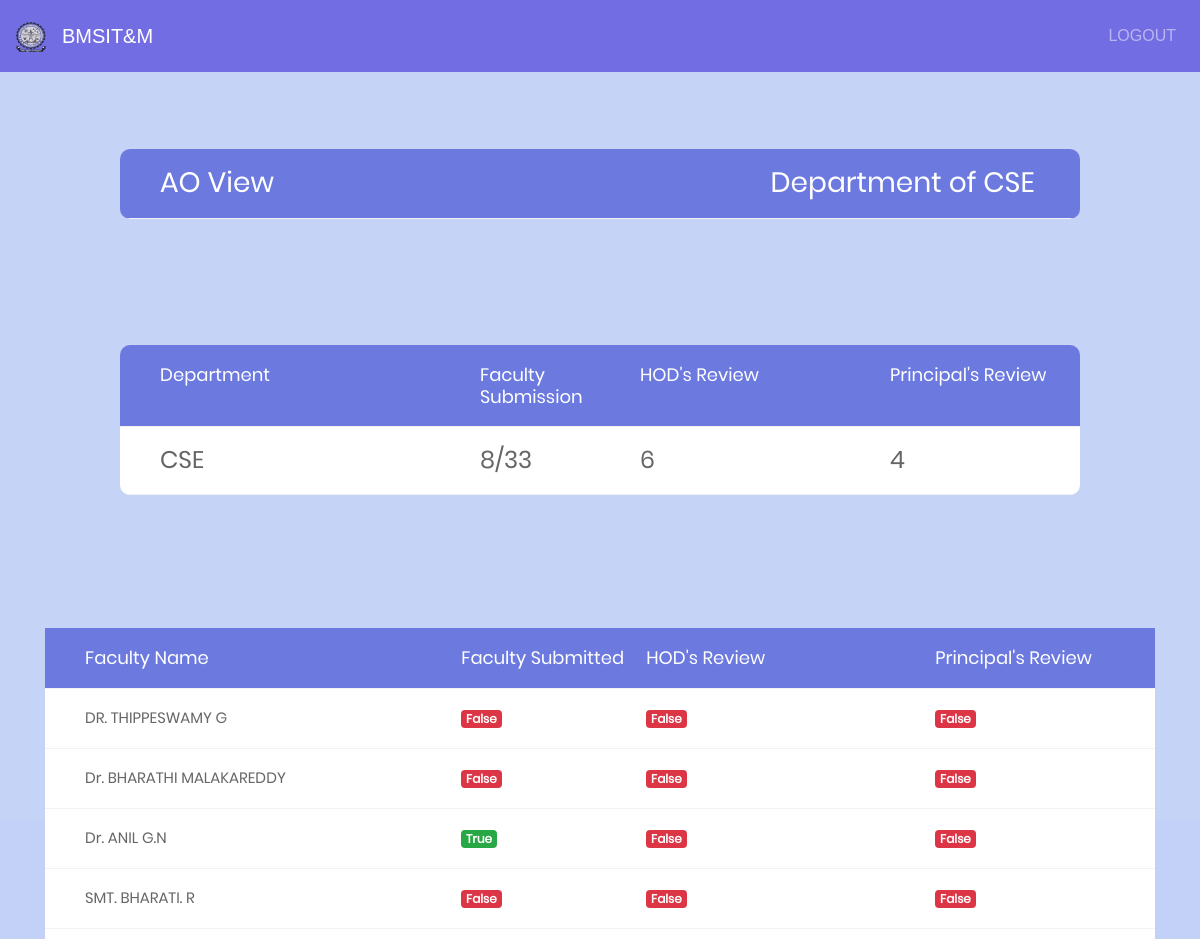
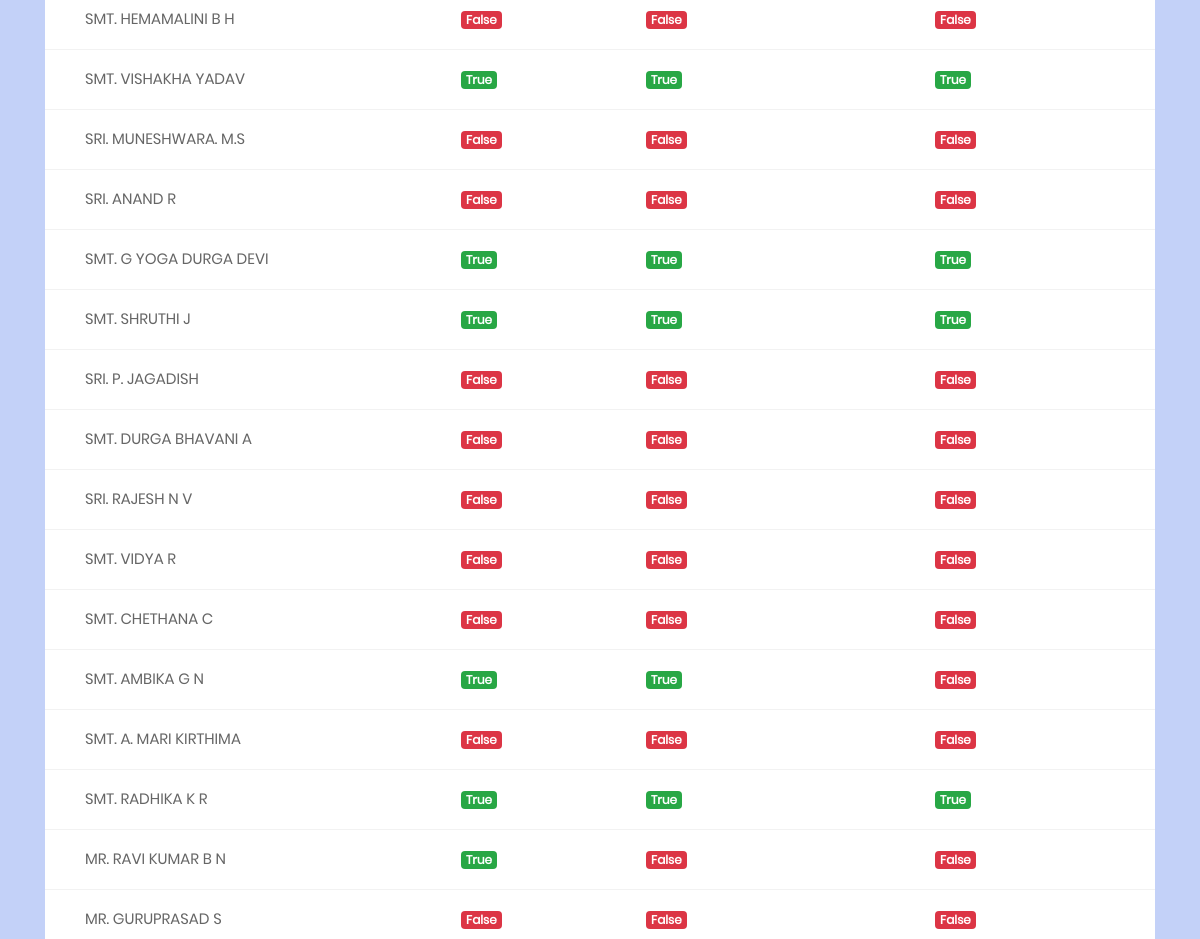
Before: /ao_display/CSE (signed in, upper part) with the older database file (2 pictures, top to bottom).
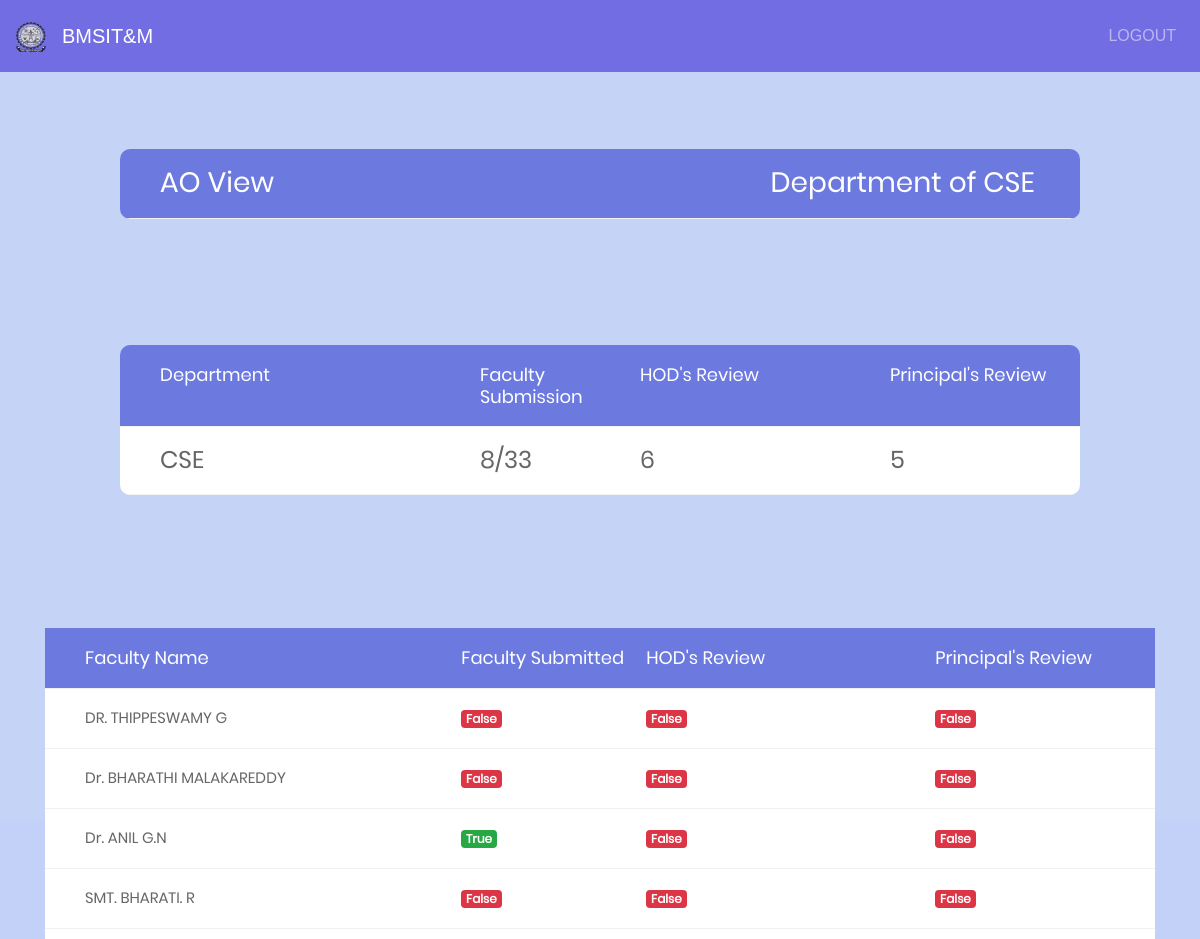
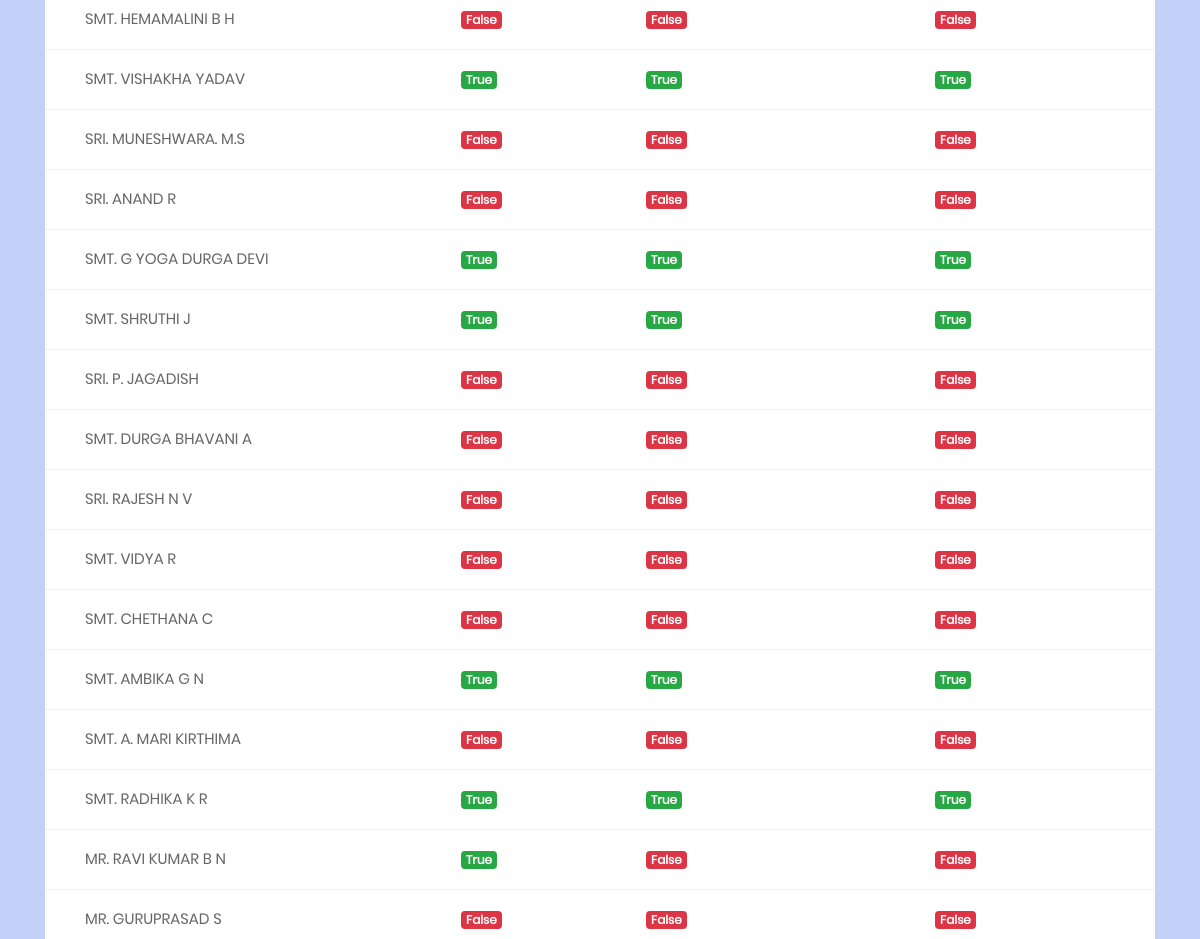
After: the same page with the newer database file (2 pictures, top to bottom).
### facform1/models.py (models this page shows, shortened)
class User(AbstractUser):
	phone = models.BigIntegerField(null=True)
	department = models.ForeignKey('Department', on_delete=models.CASCADE,null=True)
	designation = models.ForeignKey('Designation', on_delete=models.CASCADE,null=True)
	teach_status = models.BooleanField(default=False)
	hod_status = models.BooleanField(default=False)
	principal_status = models.BooleanField(default=False)
	doc_link = models.CharField(max_length=2000, blank=True, null=True)
	info = models.CharField(max_length=20, blank=True, null=True)
	def is_ao(self):
		faculty = Designation.objects.get(name="AO")
		faculty1 = str(faculty)
		faculty2 = str(self.designation.name)
		if faculty1 == faculty2:
			return True
		return False

### facform1/views.py (the view)
# urls.py: url(r'^ao_display/(?P<dept>[\w\-]+)$', views.ao_display,name="ao_display"),
@login_required
def ao_display(request,dept):
	if request.user.is_ao():
		print(dept)
		a = "assistant"
		b = "associate"
		c = "professor"
		d = "hod"
		above = remarks2.objects.filter(total_marks__gte = 60).filter(department__name=dept).filter(info__designation__pk=11)
		above1 = remarks2.objects.filter(total_marks__gte = 60).filter(department__name=dept).filter(info__designation__pk=9)
		above2 = remarks2.objects.filter(total_marks__gte = 60).filter(department__name=dept).filter(info__designation__pk=10)
		above3 = remarks2.objects.filter(total_marks__gte = 60).filter(department__name=dept).filter(info__designation__pk=8)
		above4 = list(chain(above1,above2))
		below = remarks2.objects.filter(total_marks__lt = 60).filter(department__name=dept).filter(info__designation__pk=11)
		below1 = remarks2.objects.filter(total_marks__lt = 60).filter(department__name=dept).filter(info__designation__pk=9)
		below2 = remarks2.objects.filter(total_marks__lt = 60).filter(department__name=dept).filter(info__designation__pk=10)
		below3 = remarks2.objects.filter(total_marks__lt = 60).filter(department__name=dept).filter(info__designation__pk=8)
		below4 = list(chain(below1,below2))
		general = User.objects.filter(department__name=dept)
		tt = general.count()
		principal_completed = (User.objects.filter(department__name=dept).filter(principal_status=True)).count()
		hod_completed  = (User.objects.filter(department__name=dept).filter(hod_status=True)).count()
		teach_completed  = (User.objects.filter(department__name=dept).filter(teach_status=True)).count()
		dept = {'dept':dept,'above':above,'above1':above4,'above3':above3,'below':below,'below1':below4,'below3':below3,'general':general,'p':principal_completed,'h':hod_completed,'t':teach_completed,'total':tt}
		return render(request,'ao_display.html',context=dept)
	else:
		return HttpResponseRedirect('/invalid')

### facform1/models.py (called while the page is built)
	def __str__(self):
		return self.name

### templates/ao_display.html (shortened to what this page needs)
<!DOCTYPE html>
{% load staticfiles %}
<html lang="en">
<head>
	<link rel="stylesheet" type="text/css" href="{% static "vendor/bootstrap/css/bootstrap.min.css" %}">
	<link rel="stylesheet" type="text/css" href="{% static "fonts/font-awesome-4.7.0/css/font-awesome.min.css" %}">
	<link rel="stylesheet" type="text/css" href="{% static "vendor/animate/animate.css" %}">
	<link rel="stylesheet" type="text/css" href="{% static "vendor/select2/select2.min.css" %}">
	<link rel="stylesheet" type="text/css" href="{% static "vendor/perfect-scrollbar/perfect-scrollbar.css" %}">
	<link rel="stylesheet" type="text/css" href="{% static "css/util.css" %}">
	<link rel="stylesheet" type="text/css" href="{% static "css/main1.css" %}">
</head>
<body style="background:#c3d1f8">
	<nav class="navbar navbar-expand-lg navbar-dark fixed-top" style="background-color: #736de3;">
	  <a class="navbar-brand" href="#">
	  <img src="{% static "image/bms.logo.png" %}" width="30" height="30" alt="">
	</a>
	<a class="navbar-brand" href="#">BMSIT&M</a>
	<span class="navbar-text">
		<ul class="navbar-nav mr-auto">
		<li class="nav-item">
					<a class="nav-link" href="/">LOGOUT</a>
			</li>
		</ul>
	    </span>
	</nav>
	<div style="margin-top:-18%;">
		<div class="container-table100">
			<div class="wrap-table100">
					<div class="table">
						<div class="row header">
							<div class="cell">
								<h3>AO View</h3>
							</div>
							<div class="cell">
								<h3>Department of {{dept}}</h3>
							</div>
						</div>
					</div>
						</div>
							</div>
						</div>
	<div style="margin-top:-47%;" class="limiter">
		<div class="container-table100">
			<div class="wrap-table100">
					<div class="table">
						<div class="row header">
							<div class="cell">
								Department
							</div>
							<div class="cell">
								Faculty Submission
							</div>
							<div class="cell">
								HOD's Review
							</div>
							<div class="cell">
								Principal's Review
							</div>
						</div>
	           <div class="row">
							<div class="cell" data-title="Department">
              <h4>{{ dept }}</h4>
							</div>
							<div class="cell" data-title="Department">
								<h4>{{ t }}/{{ total }}</h4>
							</div>
							<div class="cell" data-title="Department">
								<h4>{{ h }}</h4>
							</div>
							<div class="cell" data-title="Department">
								<h4>{{ p }}</h4>
							</div>
						</div>
					</div>
			</div>
		</div>
	</div>
	<div style="margin-top:-16%;" class="limiter">
		<div class="container">
			<div class="wrap-table180">
					<div class="table">
						<div class="row header">
							<div class="cell">
								Faculty Name
							</div>
							<div class="cell">
								Faculty Submitted
							</div>
							<div class="cell">
								HOD's Review
							</div>
							<div class="cell">
								Principal's Review
							</div>
						</div>
						{% for x in general %}
						<div class="row">
							<div class="cell" data-title="Faculty Name">
								{{x.first_name}}
						 </div>
							<div class="cell" data-title="f-s">
									{% if x.teach_status %}
									<h6><span class="badge badge-success">{{x.teach_status}}</span></h6>
									{% else %}
									<h6><span class="badge badge-danger">{{x.teach_status}}</span></h6>
									{% endif %}
							</div>
							<div class="cell" data-title="h-s">
								{% if x.hod_status %}
								<h6><span class="badge badge-success">{{x.hod_status}}</span></h6>
								{% else %}
								<h6><span class="badge badge-danger">{{x.hod_status}}</span></h6>
								{% endif %}
							</div>
							<div class="cell" data-title="p-s">
								{% if x.principal_status %}
								<h6><span class="badge badge-success">{{x.principal_status}}</span></h6>
								{% else %}
								<h6><span class="badge badge-danger">{{x.principal_status}}</span></h6>
								{% endif %}
							</div>
						</div>
						{% endfor %}
					</div>
			</div>
		</div>
	</div>
</body>
</html>

Changed rows visible on the page:
changed User "SMT. AMBIKA G N": principal_status "False" → "True"
Other visible differences:
{{ p }}: "4" → "5"
